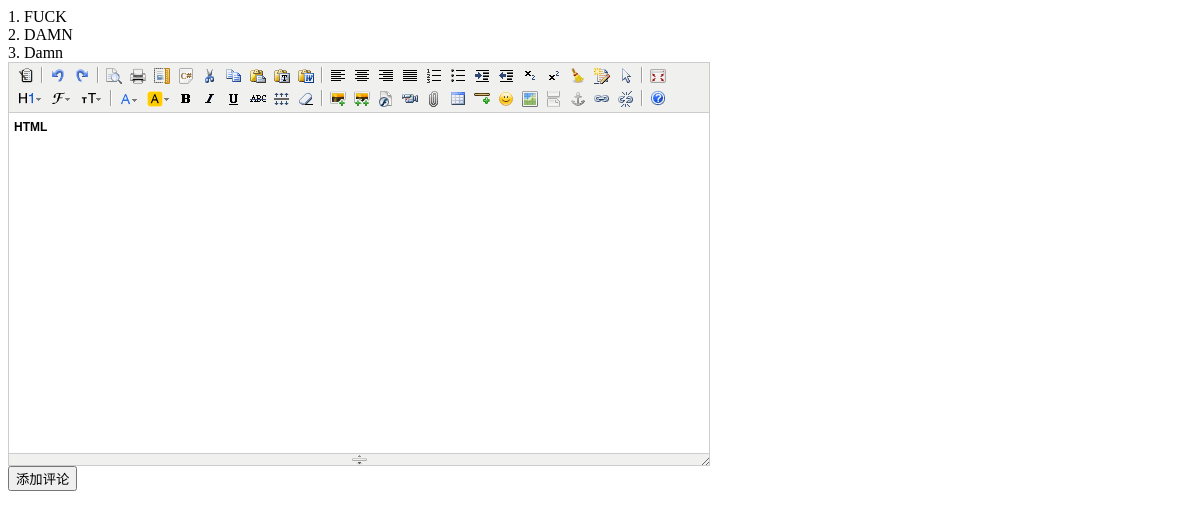
Page /iCHD/blog/Hello/comment.html on the earlier database version.
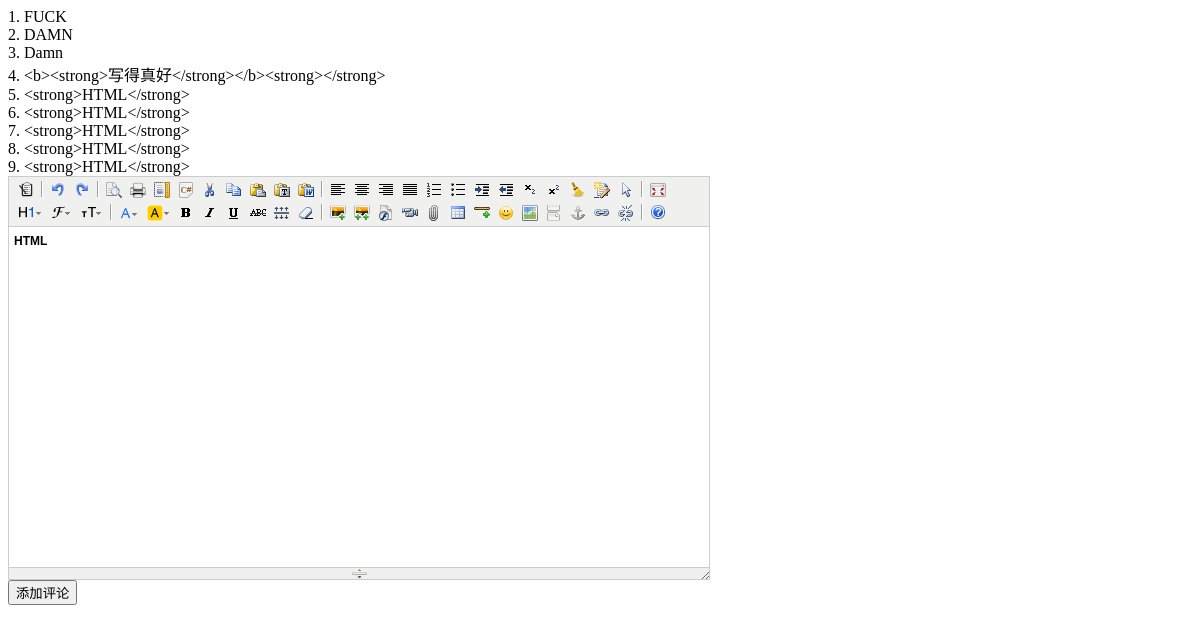
Same page on the later database version.
### iCHD/models.py (models this page shows, shortened)
class Comment(models.Model):
    comment = models.TextField()
    blog = models.ForeignKey(Blog, on_delete=models.CASCADE)

### iCHD/views.py (the view)
# urls.py: url(r'^blog/(?P<title>\w*)/comment', views.comment, name='comment'),
def comment(request, title):
    blog = Blog.objects.get(title=title)
    comments = blog.comment_set.all()
    return render(request, 'iCHD/comment.html', {'title': title, 'comments': comments})

### iCHD/templates/iCHD/comment.html (shortened to what this page needs)
{% for comment in comments %}
{{ forloop.counter }}. {{comment.comment}}
{% endfor %}
  <div class = "posts">
    <section class="post">
          <form  class="pure-form pure-form-stacked" method="post" action="/iCHD/blog/{{title}}/fuck" name="comment">
        <button class="pure-button" type="submit" value="添加评论" >添加评论</button>
        </form>
     </section>

Differences in the rows shown:
added Comment: comment "<b><strong>写得真好</strong></b><strong></strong>"
added Comment: comment "<strong>HTML</strong>"
added Comment: comment "<strong>HTML</strong>"
added Comment: comment "<strong>HTML</strong>"
added Comment: comment "<strong>HTML</strong>"
added Comment: comment "<strong>HTML</strong>"
